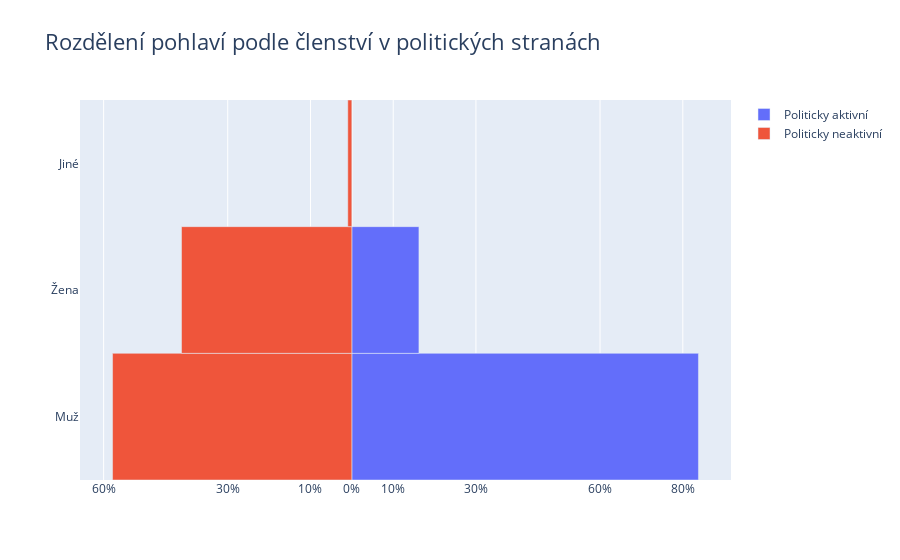

This figure's notebook cell:
### Code cell
fig = gp.Figure()
fig.add_trace(gp.Bar(y= schoolPoliticsDistribution['Pohlaví'], x = schoolPoliticsDistribution['ANO'], 
                     name = 'Politicky aktivní', 
                     orientation = 'h'))
fig.add_trace(gp.Bar(y = schoolPoliticsDistribution['Pohlaví'], x = schoolPoliticsDistribution['NE'],
                     name = 'Politicky neaktivní', orientation = 'h'))
fig.update_layout(title = 'Rozdělení pohlaví podle členství v politických stranách',
                 title_font_size = 22, barmode = 'relative',
                 bargap = 0.0, bargroupgap = 0,
                 xaxis = dict(tickvals = [-80, -60, -30, -10,
                                          0, 10, 30, 60, 80],
                                
                            ticktext = ['80%', '60%', '30%', '10%', '0%', 
                                          '10%', '30%', '60%', '80%'],
                            title_font_size = 14)
                 )
fig.show()

### Figure 1 — Plotly figure (JSON) as saved in the notebook; plotly's stock layout.template omitted (floating-point values rounded to 4 significant figures)
{"data": [{"name": "Politicky aktivní", "orientation": "h", "type": "bar", "x": [83.78, 16.22, 0], "y": ["Muž", "Žena", "Jiné"]}, {"name": "Politicky neaktivní", "orientation": "h", "type": "bar", "x": [-57.84, -41.18, -0.9804], "y": ["Muž", "Žena", "Jiné"]}], "layout": {"bargap": 0, "bargroupgap": 0, "barmode": "relative", "title": {"font": {"size": 22}, "text": "Rozdělení pohlaví podle členství v politických stranách"}, "xaxis": {"ticktext": ["80%", "60%", "30%", "10%", "0%", "10%", "30%", "60%", "80%"], "tickvals": [-80, -60, -30, -10, 0, 10, 30, 60, 80], "title": {"font": {"size": 14}}}}}
